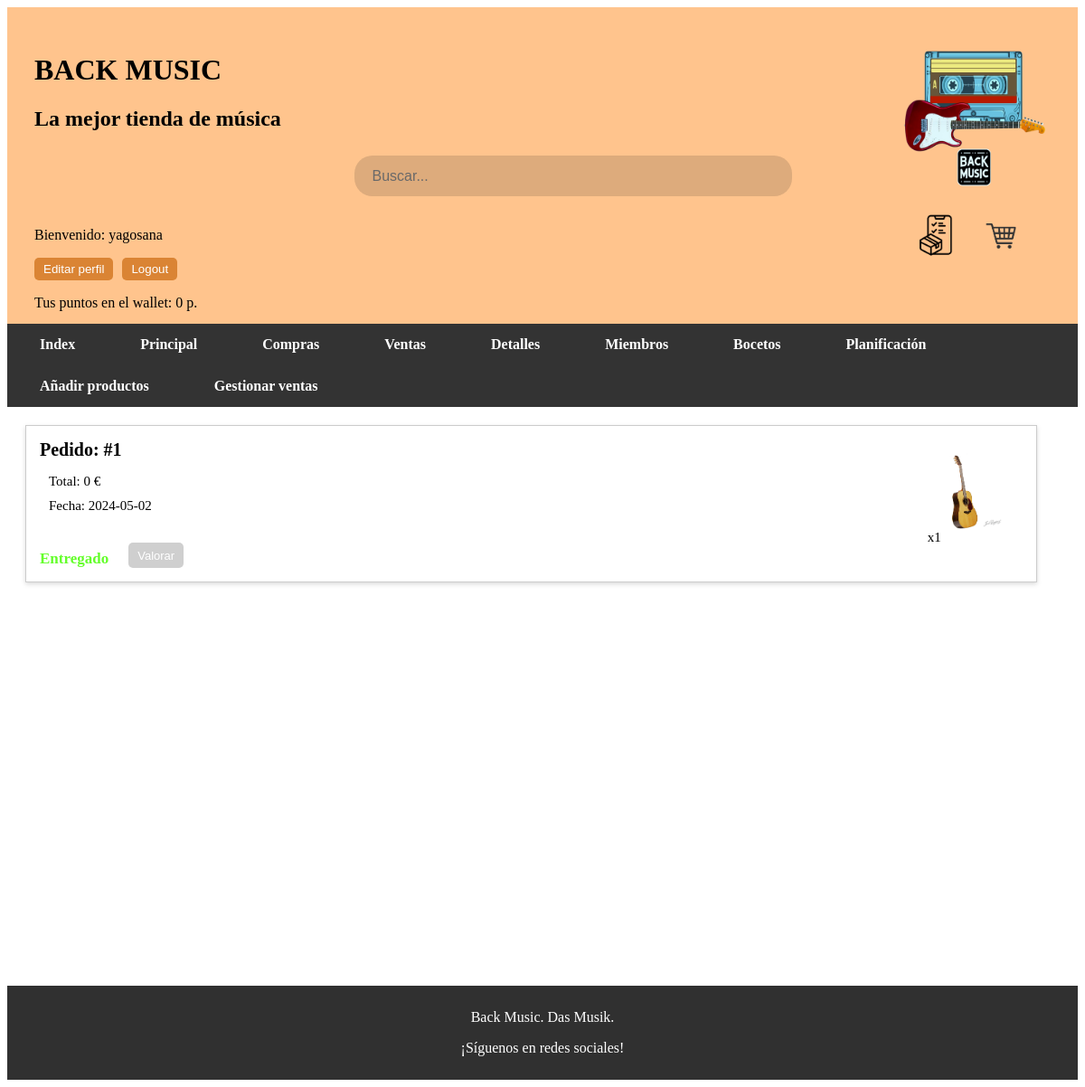
The page /includes/vistas/plantillas/mostrarPedidos.php (signed in) on the database its author committed.
### tables this page shows
CREATE TABLE `usuario` (
  `Apellido` text NOT NULL,
  `Nombre` text NOT NULL,
  `User` varchar(20) NOT NULL,
  `Idusuario` int(20) UNSIGNED NOT NULL,
  `Pass` varchar(60) NOT NULL,
  `Email` varchar(20) NOT NULL,
  `Rol` varchar(20) NOT NULL,
  `Puntos` double(10,2) DEFAULT 0
);

CREATE TABLE `pedidos` (
  `ID_Pedido` int(10) UNSIGNED NOT NULL,
  `Fecha` date NOT NULL,
  `Cliente` varchar(20) NOT NULL,
  `Importe` double NOT NULL
);

CREATE TABLE `productos_pedidos` (
  `ID_Pedido` int(10) UNSIGNED NOT NULL,
  `ID_Producto` int(10) UNSIGNED NOT NULL,
  `Cantidad` double NOT NULL
);

CREATE TABLE `productos` (
  `ID_Producto` int(10) UNSIGNED NOT NULL,
  `Nombre` varchar(20) NOT NULL,
  `Descripcion` varchar(200) NOT NULL,
  `Precio` decimal(6,2) NOT NULL,
  `Imagen` varchar(255) NOT NULL,
  `Stock` int(100) NOT NULL,
  `Visible` tinyint(1) NOT NULL DEFAULT 1,
  `Tipo` varchar(20) NOT NULL,
  `ID_Venta` int(10) UNSIGNED NOT NULL
);

### includes/src/usuarios/usuario.php (called while the page is built, shortened)
<?php
class Usuario
{
    public static function buscaUsuario($nombreUsuario)
    {
        $conn = Aplicacion::getInstance()->getConexionBd();
        $query = "SELECT * FROM usuario U WHERE U.User=:nombreUsuario";
        $stmt = $conn->prepare($query);
        $stmt->execute(['nombreUsuario' => $nombreUsuario]);
        $result = false;
        $fila = $stmt->fetch(PDO::FETCH_ASSOC);
        if ($fila) {
            $result = new Usuario($fila['User'], $fila['Pass'], $fila['Nombre'], $fila['Apellido'], $fila['Email'], $fila['Rol'], $fila['Idusuario']);
            $result->inicializarCarrito();
        }
        return $result;
    }
    public static function getPuntos($id_usuario) {
        $conn = Aplicacion::getInstance()->getConexionBd();
        $query = "SELECT Puntos FROM usuario WHERE Idusuario=:idUsuario";
        $stmt = $conn->prepare($query);
        $stmt->execute(['idUsuario' => $id_usuario]);
        $result = $stmt->fetch(PDO::FETCH_ASSOC);
        return $result['Puntos'];
    }
}

### includes/vistas/helpers/pedido.php (the view, shortened to what this page needs)
<?php
class Pedido
{
    private $cliente;
    public function __construct($usuario) {
        $this->cliente = $usuario;
    }
    public function obtenerPedidosDelUsuario($usuario_id) {
        $db = Aplicacion::getInstance()->getConexionBd();
        $sql = "SELECT * FROM pedidos WHERE Cliente = :usuario_id";
        $stmt = $db->prepare($sql);
        $stmt->bindParam(':usuario_id', $usuario_id);
        $stmt->execute();
        $productos = $stmt->fetchAll();
        return $productos;
    }
    public static function obtenerProductosDelPedido($pedido) {
        $db = Aplicacion::getInstance()->getConexionBd();
        $sql = "SELECT * FROM productos_pedidos WHERE ID_Pedido = :pedido_id";
        $stmt = $db->prepare($sql);
        $stmt->bindParam(':pedido_id', $pedido);
        $stmt->execute();
        $productos = $stmt->fetchAll();
        return $productos;
    }
    public function mostrarPedidos() {
        $db = Aplicacion::getInstance()->getConexionBd();
        $pedidos = $this->obtenerPedidosDelUsuario($this->cliente->getId());
        $output = "";
        if($pedidos != null) {
            foreach ($pedidos as $pedido) {
                $output .= "<div class='pedido'>";
                $output .= "<div class='infoPedido'>";
                $output .= "<p class='ped'>Pedido: #" .$pedido['ID_Pedido']. "</p>";
                $output .= "<p class='info'>Total: " .$pedido['Importe']. " €</p>";
                $output .= "<p class='info'>Fecha: " . $pedido['Fecha'] . "</p>";
                $output .= "<div class='estado'>";
                    if ($pedido['Fecha'] <= date('Y-m-d')) {
                        $output .= "<p class='entregado'>Entregado</p>";
                            $output .= "<button class='valorar-btn' onclick='window.location.href=\"" . RUTA_APP . "/includes/vistas/plantillas/mostrarValoracion.php?id={$pedido['ID_Pedido']}\"'>Valorar</button>";
                    } else {
                        $output .= "<p class='pend'>Pendiente</p>";
                    }
                $output .= "</div>";
                $output .= "</div>";
                $productos = $this->obtenerProductosDelPedido($pedido['ID_Pedido']);
                $output .= "<div class='productosPedido'>";
                foreach($productos as $producto) {
                    $sql = "SELECT * FROM productos WHERE ID_Producto = :producto_id";
                    $stmt = $db->prepare($sql);
                    $stmt->bindParam(':producto_id', $producto['ID_Producto']);
                    $stmt->execute();
                    $prod = $stmt->fetch();
                    $output .= "<div class='prodPedido'>";
                    $output .= "<p><img src='" . RUTA_APP . $prod['Imagen'] . "' alt='Imagen del producto' id='imgPedidos'>x" . $producto['Cantidad'] . "</p>";
                    $output .= "</div>";
                }
                $output .= "</div>";
                $output .= "</div>";
            }
        } else {
            $output .= "<p>No existen pedidos.</p>";
        }
        return $output;
    }
}
?>

### includes/vistas/comun/cabecera.php (shortened to what this page needs)
<?php
if (isset($_SESSION["login"])) {
    require_once RAIZ_APP . '/includes/src/usuarios/usuario.php';
    $usuario = Usuario::buscaUsuario($_SESSION["nombre"]);
}
?>
<!DOCTYPE html>
<html>
<header>
    <div id="divSuperior">
        <img src="<?php echo RUTA_IMGS ?>/backMusicLogo.png" class="logoCabecera">
        <h1 class="h1titulo">BACK MUSIC</h1>
        <h2>La mejor tienda de música</h2>
        <div class="cabecera">
            <form action="<?php echo RUTA_SRC ?>/buscar.php" method="get">
                <input type="text" name="q" class="buscador" placeholder="Buscar...">
            </form>
        </div>
    </div>
    <div id="divInferior">
        <div id="divlogin">
            <?php
            if (isset($_SESSION["login"])) {
                echo "<p>Bienvenido: " . $_SESSION["nombre"] . "</p>
                <div class='buttoncabecera'>
                    <form action='" . RUTA_SRC . "/editarPerfil.php' method='post'>
                        <button type='submit' name='edit_profile'>Editar perfil</button>
                    </form>
                    <form action='" . RUTA_SRC . "/usuarios/logout.php' method='post'>
                        <button type='submit' name='logout'>Logout</button>
                    </form>
                </div>
                </p>";
                $puntos = Usuario::getPuntos($usuario->getId());
                echo "<p>Tus puntos en el wallet: $puntos p.</p>";
            }
            ?>
        </div>
        <div id="divarticulos">
            <div id="divpedido">
                <a href="<?php echo RUTA_VISTAS ?>/plantillas/mostrarPedidos.php"><img src="<?php echo RUTA_IMGS ?>/PEDIDO.png" alt="Pedido"></a>
            </div>
            <div id="divcarrito">
                <a href="<?php echo RUTA_VISTAS ?>/plantillas/mostrarCarrito.php"><img src="<?php echo RUTA_IMGS ?>/carrito.png" alt="Carrito"></a>
            </div>
        </div>
    </div>
</header>
</html>

### css/estilos.css (style rules this page uses)
body { background-color: #ffffff; }
header { padding: 30px; height: 290px; display: flex; flex-direction: column; background-color: #ffc48d; color: black; }
#divSuperior { order: 1; }
#divInferior { order: 2; margin-top: 10px; }
#divlogin { float: left; }
#divarticulos { float: right; display: flex; flex-direction: row; margin-right: 30px; }
#divcarrito { float: right; margin-left: 20px; }
#divcarrito img { width: 50px; }
#divpedido img { width: 50px; }
header a, header a:visited { color: black; font-weight: bold; text-decoration: none; }
.h1titulo { width: 50%; }
.logoCabecera { background-color: none; float: right; width: 170px; height: 170px; }
.pedido { display: flex; border: 1px solid #ccc; padding: 1em; margin-bottom: 1em; font-size: 15px; width: 95%; background-color: #ffffff; box-shadow: 0 2px 5px rgba(0, 0, 0, 0.15); }
.productosPedido { display: flex; flex-direction: row; flex-wrap: wrap; }
.prodPedido { margin-right: 10px; }
.infoPedido { flex: 1; }
.info { margin: 10px; }
.entregado { color: #64fe2b; font-weight: bold; font-weight: bold; margin-top: 30px; font-size: 17px; margin-bottom: 0px; margin-right: 20px; }
.estado { display: flex; flex-direction: row; }
.ped { font-weight: bold; font-size: 20px; margin-top: 0px; margin-bottom: 15px; }
.pedido img { display: block; height: 85px; width: auto; object-fit: cover; margin-right: 10px; margin-bottom: 0px; }
.valorar-btn { background-color: rgb(207, 207, 207); color: rgb(255, 255, 255); padding: 0px 10px; border: none; border-radius: 5px; text-align: center; display: inline-block; font-size: 13px; margin: 0px 2px; margin-top: 22px; box-sizing: border-box; }
.cabecera { background-color: none; height: 60px; display: flex; align-items: center; justify-content: center; }
.buscador { width: 180%; height: 45px; border-radius: 20px; border: none; padding: 0 20px; background-color: #ddab7c; color: #fff; font-size: 16px; }
.buscador::placeholder { color: #696969; opacity: 1; }
.buttoncabecera { display: flex; gap: 10px; }
.buttoncabecera button { background-color: #da8434; color: white; padding: 5px 10px; border: none; border-radius: 5px; cursor: pointer; }

### rows shown on the page
usuario: puntos "0"
pedidos: ID_Pedido "1", Importe "0", Fecha "2024-05-02", shows "Entregado"
productos_pedidos: ID_Producto.Imagen (picture), Cantidad "1"

### other values the page prints
$_SESSION["nombre"] "yagosana"
